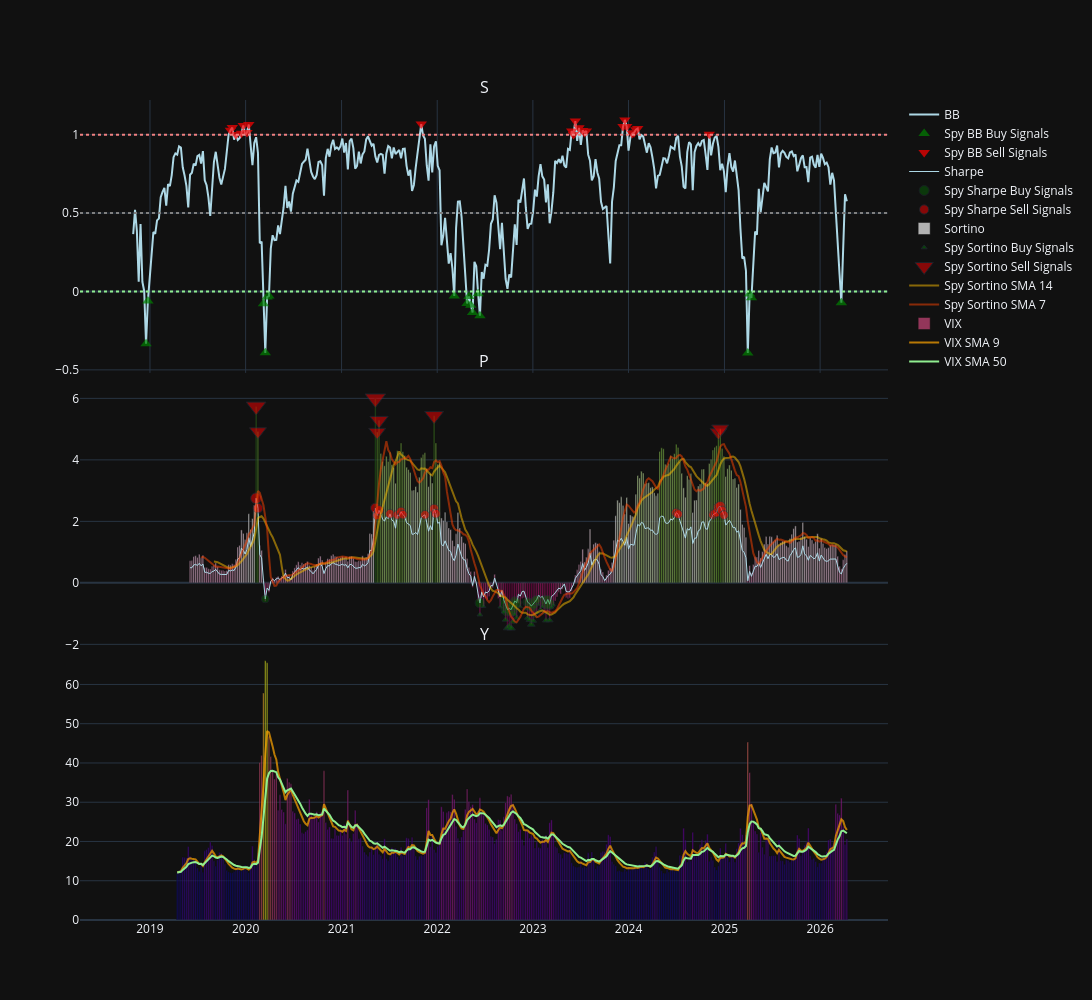

Here is the notebook cell this chart was saved with:
### Markdown cell above
Figure Spy Weekly

### Code cell
fig_spy_weekly = make_subplots(
    rows=3, cols=1,
    shared_xaxes=True,
    vertical_spacing=0.0008,
    subplot_titles=('SPY Weekly'),
    row_width=[1.0, 1.0, 1.0]
)

'''fig_spy_weekly.add_trace(go.Candlestick(
    x=spy_weekly_df.index,
    open=spy_weekly_df['Open']['SPY'],
    high=spy_weekly_df['High']['SPY'],
    low=spy_weekly_df['Low']['SPY'],
    close=spy_weekly_df['Close']['SPY'],
    name='SPY',

), row=1, col=1)

fig_spy_weekly.add_trace(go.Scatter(
    x=spy_weekly_df.index[spy_buy_confirmed_weekly],
    y=spy_weekly_df['Close']['SPY'][spy_buy_confirmed_weekly],
    mode='markers',
    marker=dict(size=15,
                color='#00BFFF',
                symbol='star'),
    showlegend=True,
    name='SPY Buy Confirmed Weekly'
), row=1, col=1)

fig_spy_weekly.add_trace(go.Scatter(
    x=spy_weekly_df.index[spy_sell_confirmed_weekly],
    y=spy_weekly_df['Close']['SPY'][spy_sell_confirmed_weekly],
    mode='markers',
    marker=dict(size=15,
                color='#FFFF00',
                colorscale='PuRd',
                symbol='star'),
    showlegend=True,
    name='SPY Sell Confirmed Weekly'
), row=1, col=1)

fig_spy_weekly.add_trace(go.Scatter(
    x=spy_weekly_df.index[spy_buy_combined_weekly],
    y=spy_weekly_df['Close']['SPY'][spy_buy_combined_weekly],
    mode='markers',
    marker=dict(size=15,
                color='blue',
                colorscale='PuRd',
                symbol='arrow-up'),
    opacity=0.7,
    showlegend=True,
    name='Spy Buy Combined Signals'
), row=1, col=1)

fig_spy_weekly.add_trace(go.Scatter(
    x=spy_weekly_df.index[spy_sell_combined_weekly],
    y=spy_weekly_df['Close']['SPY'][spy_sell_combined_weekly],
    mode='markers',
    marker=dict(size=15,
                color='red',
                colorscale='PuRd',
                symbol='arrow-down'),
    opacity=0.7,
    showlegend=True,
    name='Spy Sell Combined Signals'
), row=1, col=1)'''

#---------------------------RSI------------------------#

'''fig_spy_weekly.add_trace(go.Scatter(
    x=spy_weekly_rsi_values.index,
    y=spy_weekly_rsi_values,
    line=dict(color='lightblue', width=2),
    showlegend=True,
    name='RSI'
), row=2, col=1)

fig_spy_weekly.add_trace(go.Scatter(
    x=spy_weekly_rsi_values[spy_weekly_rsi_buy].index,
    y=spy_weekly_rsi_values[spy_weekly_rsi_buy],
    mode='markers',
    marker=dict(size=10,
                color='green',
                symbol='triangle-up'),
    showlegend=True,
    opacity=0.7,
    name='Spy RSI Buy Signals'
), row=2, col=1)

fig_spy_weekly.add_trace(go.Scatter(
    x=spy_weekly_rsi_values[spy_weekly_rsi_sell].index,
    y=spy_weekly_rsi_values[spy_weekly_rsi_sell],
    mode='markers',
    marker=dict(size=10,
                color='red',
                symbol='triangle-down'),
    showlegend=True,
    opacity=0.7,
    name='Spy RSI Sell Signals'
), row=2, col=1)

fig_spy_weekly.add_trace(go.Scatter(
    x=spy_weekly_rsi_sma_20.index,
    y=spy_weekly_rsi_sma_20,
    line=dict(color='orange', width=2),
    opacity=0.7,
    showlegend=True,
    name='SMA 20'
), row=2, col=1)

#--------------------------STOCH RSI---------------------#

fig_spy_weekly.add_trace(go.Scatter(
    x=spy_weekly_rsi_values.index,
    y=spy_weekly_rsi_values,
    line=dict(color='lightblue', width=2),
    showlegend=True,
    name='RSI'
), row=3, col=1)

fig_spy_weekly.add_trace(go.Scatter(
    x=rsi_stochrsi_values_weekly['d'].index,
    y=rsi_stochrsi_values_weekly['d'],
    line=dict(color='lightcoral', width=2),
    showlegend=True,
    name='Spy StochRSI d'
), row=3, col=1)

fig_spy_weekly.add_trace(go.Scatter(
    x=rsi_stochrsi_values_weekly['d'][spy_rsi_stochrsi_buy].index,
    y=rsi_stochrsi_values_weekly['d'][spy_rsi_stochrsi_buy],
    mode='markers',
    marker=dict(size=10,
                color='green',
                symbol='triangle-up'),
    showlegend=True,
    opacity=0.7,
    name='Spy StochRSI Buy Signals'
), row=3, col=1)

fig_spy_weekly.add_trace(go.Scatter(
    x=rsi_stochrsi_values_weekly['d'][spy_rsi_stochrsi_sell].index,
    y=rsi_stochrsi_values_weekly['d'][spy_rsi_stochrsi_sell],
    mode='markers',
    marker=dict(size=10,
                color='red',
                symbol='triangle-down'),
    showlegend=True,
    opacity=0.7,
    name='Spy StochRSI Sell Signals'
), row=3, col=1)'''

#--------------------BB%B-----------------------#

fig_spy_weekly.add_trace(go.Scatter(
    x=spy_bb_values_weekly.index,
    y=spy_bb_values_weekly,
    line=dict(color='lightblue', width=2),
    showlegend=True,
    name='BB'
), row=1, col=1)

fig_spy_weekly.add_trace(go.Scatter(
    x=spy_bb_values_weekly[spy_bb_buy_weekly].index,
    y=spy_bb_values_weekly[spy_bb_buy_weekly],
    mode='markers',
    marker=dict(size=10,
                color='green',
                symbol='triangle-up'),
    showlegend=True,
    opacity=0.7,
    name='Spy BB Buy Signals'
), row=1, col=1)

fig_spy_weekly.add_trace(go.Scatter(
    x=spy_bb_values_weekly.index[spy_bb_sell_weekly],
    y=spy_bb_values_weekly[spy_bb_sell_weekly],
    mode='markers',
    marker=dict(size=10,
                color='red',
                symbol='triangle-down'),
    showlegend=True,
    opacity=0.7,
    name='Spy BB Sell Signals'
), row=1, col=1)

fig_btc_weekly.add_trace(go.Scatter(
    x=spy_bb_sma_20_weekly.index,
    y=spy_bb_sma_20_weekly,
    line=dict(color='orange', width=2),
    opacity=0.7,
    showlegend=True,
    name='BB SMA 20'
), row=1, col=1)

fig_spy_weekly.add_hline(y=0, line_dash="dot", line_color="lightgreen", row=1, col=1)
fig_spy_weekly.add_hline(y=0.50, line_dash="dot", line_color="gray", row=1, col=1)
fig_spy_weekly.add_hline(y=1, line_dash="dot", line_color="lightcoral", row=1, col=1)

#------------------------MACD------------------------#

'''fig_spy_weekly.add_trace(go.Scatter(
    x=spy_macd_values_weekly['macd'].index,
    y=spy_macd_values_weekly['macd'],
    line=dict(color='lightblue', width=1),
    showlegend=True,
    name='Spy MACD'
), row=5, col=1)

fig_spy_weekly.add_trace(go.Scatter(
    x=spy_macd_values_weekly['signal'].index,
    y=spy_macd_values_weekly['signal'],
    line=dict(color='red', width=1),
    opacity=0.7,
    showlegend=True,
    name='Spy MACD Signal'
), row=5, col=1)

fig_spy_weekly.add_trace(go.Bar(
    x=spy_macd_values_weekly['histogram'].index,
    y=spy_macd_values_weekly['histogram'],
    marker_color=spy_macd_values_weekly['histogram'],
    showlegend=True,
    name='Spy MACD Histogram'
), row=5, col=1)

fig_btc_weekly.add_trace(go.Scatter(
    x=spy_macd_values_weekly['macd'][spy_macd_buy_weekly].index,
    y=spy_macd_values_weekly['macd'][spy_macd_buy_weekly],
    mode='markers',
    marker=dict(size=12,
                color='green',
                symbol='triangle-up'),
    showlegend=True,
    opacity=0.7,
    name='MACD Buy Signals'
), row=5, col=1)

fig_btc_weekly.add_trace(go.Scatter(
    x=spy_macd_values_weekly['macd'][spy_macd_sell_weekly].index,
    y=spy_macd_values_weekly['macd'][spy_macd_sell_weekly],
    mode='markers',
    marker=dict(size=12,
                color='red',
                symbol='triangle-down'),
    showlegend=True,
    opacity=0.7,
    name='Spy MACD Sell Signals'
), row=5, col=1)'''

#------------------------SHARPE-----------------------#


fig_spy_weekly.add_trace(go.Scatter(
    x=spy_sharpe_values.index,
    y=spy_sharpe_values,
    line=dict(color='lightblue', width=1),
    showlegend=True,
    name='Sharpe'
), row=2, col=1)

fig_spy_weekly.add_trace(go.Scatter(
    x=spy_sharpe_values[spy_sharpe_buy_weekly].index,
    y=spy_sharpe_values[spy_sharpe_buy_weekly],
    mode='markers',
    marker=dict(size=spy_sharpe_values[spy_sharpe_buy_weekly].abs()*15,
                color='green',
                symbol='circle'),

    showlegend=True,
    opacity=0.5,
    name='Spy Sharpe Buy Signals'
), row=2, col=1)

fig_spy_weekly.add_trace(go.Scatter(
    x=spy_sharpe_values[spy_sharpe_sell_weekly].index,
    y=spy_sharpe_values[spy_sharpe_sell_weekly],
    mode='markers',
    marker=dict(size=spy_sharpe_values[spy_sharpe_sell_weekly].abs()*4,
                color='red',
                symbol='circle'),

    showlegend=True,
    opacity=0.7,
    name='Spy Sharpe Sell Signals'
), row=2, col=1)

fig_btc_weekly.add_trace(go.Scatter(
    x=spy_sharpe_sma_20_weekly.index,
    y=spy_sharpe_sma_20_weekly,
    line=dict(color='purple', width=2),
    showlegend=True,
    opacity=0.7,
    name='Spy Sharpe SMA 20'
), row=2, col=1)

#------------------------SORTINO-----------------------#

fig_spy_weekly.add_trace(go.Bar(
    x=spy_sortino_values.index,
    y=spy_sortino_values,
    marker_color=spy_sortino_values,
    showlegend=True,
    opacity=0.7,
    name='Sortino'
), row=2, col=1)

fig_spy_weekly.add_trace(go.Scatter(
    x=spy_sortino_values[spy_sortino_buy_weekly].index,
    y=spy_sortino_values[spy_sortino_buy_weekly],
    mode='markers',
    marker=dict(size=spy_sortino_values[spy_sortino_buy_weekly].abs()*5,
                color='green',
                symbol='triangle-up'),

    showlegend=True,
    opacity=0.7,
    name='Spy Sortino Buy Signals'
), row=2, col=1)

fig_spy_weekly.add_trace(go.Scatter(
    x=spy_sortino_values[spy_sortino_sell_weekly].index,
    y=spy_sortino_values[spy_sortino_sell_weekly],
    mode='markers',
    marker=dict(size=spy_sortino_values[spy_sortino_sell_weekly].abs()*3,
                color='red',
                symbol='triangle-down'),
    showlegend=True,
    opacity=0.7,
    name='Spy Sortino Sell Signals'
), row=2, col=1)

fig_spy_weekly.add_trace(go.Scatter(
    x=spy_sortino_sma_14_weekly.index,
    y=spy_sortino_sma_14_weekly,
    line=dict(color='#FFBF00', width=2),
    showlegend=True,
    opacity=0.5,
    name='Spy Sortino SMA 14'
), row=2, col=1)

fig_spy_weekly.add_trace(go.Scatter(
    x=spy_sortino_sma_7_weekly.index,
    y=spy_sortino_sma_7_weekly,
    line=dict(color='#FF4500', width=2),
    showlegend=True,
    opacity=0.5,
    name='Spy Sortino SMA 7'
), row=2, col=1)

#------------------------VIX----------------------#

fig_spy_weekly.add_trace(go.Bar(
    x=vix.index,
    y=vix,
    marker_color=vix,
    showlegend=True,
    opacity=0.7,
    name='VIX'
), row=3, col=1)

fig_spy_weekly.add_trace(go.Scatter(
    x=vix_sma_9.index,
    y=vix_sma_9,
    marker_color='orange',
    showlegend=True,
    opacity=0.7,
    name='VIX SMA 9'
), row=3, col=1)

fig_spy_weekly.add_trace(go.Scatter(
    x=vix_sma_20.index,
    y=vix_sma_20,
    marker_color='lightgreen',
    showlegend=True,
    name='VIX SMA 50'
), row=3, col=1)

fig_spy_weekly.update_layout(xaxis_rangeslider_visible=False, template='plotly_dark', height=1000, width=1400)

### Figure 1 — Plotly figure (JSON) as saved in the notebook; plotly's stock layout.template omitted (floating-point values rounded to 4 significant figures; data arrays with more than 128 entries replaced by an {"elided": "..."} marker saying what was removed)
{"data": [{"line": {"color": "lightblue", "width": 2}, "name": "BB", "showlegend": true, "type": "scatter", "x": {"elided": "419 str values"}, "xaxis": "x", "y": {"elided": "419 float values"}, "yaxis": "y"}, {"marker": {"color": "green", "size": 10, "symbol": "triangle-up"}, "mode": "markers", "name": "Spy BB Buy Signals", "opacity": 0.7, "showlegend": true, "type": "scatter", "x": ["2018-12-17T00:00:00", "2018-12-24T00:00:00", "2020-03-09T00:00:00", "2020-03-16T00:00:00", "2020-03-23T00:00:00", "2020-03-30T00:00:00", "2022-03-07T00:00:00", "2022-04-25T00:00:00", "2022-05-02T00:00:00", "2022-05-09T00:00:00", "2022-05-16T00:00:00", "2022-06-06T00:00:00", "2022-06-13T00:00:00", "2025-03-31T00:00:00", "2025-04-07T00:00:00", "2025-04-14T00:00:00", "2026-03-23T00:00:00"], "xaxis": "x", "y": [-0.333, -0.0612, -0.07894, -0.3916, -0.0354, -0.02891, -0.02847, -0.07621, -0.03225, -0.08763, -0.1345, -0.01396, -0.1544, -0.3924, -0.01559, -0.04044, -0.07118], "yaxis": "y"}, {"marker": {"color": "red", "size": 10, "symbol": "triangle-down"}, "mode": "markers", "name": "Spy BB Sell Signals", "opacity": 0.7, "showlegend": true, "type": "scatter", "x": ["2019-11-04T00:00:00", "2019-11-11T00:00:00", "2019-11-25T00:00:00", "2019-12-16T00:00:00", "2019-12-23T00:00:00", "2020-01-06T00:00:00", "2020-01-13T00:00:00", "2021-11-01T00:00:00", "2023-05-29T00:00:00", "2023-06-05T00:00:00", "2023-06-12T00:00:00", "2023-06-26T00:00:00", "2023-07-10T00:00:00", "2023-07-17T00:00:00", "2023-07-24T00:00:00", "2023-12-11T00:00:00", "2023-12-18T00:00:00", "2023-12-25T00:00:00", "2024-01-15T00:00:00", "2024-01-22T00:00:00", "2024-01-29T00:00:00", "2024-02-05T00:00:00", "2024-11-04T00:00:00"], "xaxis": "x", "y": [1.028, 1.045, 1.001, 1.009, 1.058, 1.013, 1.065, 1.068, 1.023, 1.001, 1.087, 1.044, 1.027, 1.014, 1.023, 1.052, 1.094, 1.053, 1.007, 1.012, 1.032, 1.04, 1.003], "yaxis": "y"}, {"line": {"color": "lightblue", "width": 1}, "name": "Sharpe", "showlegend": true, "type": "scatter", "x": {"elided": "418 str values"}, "xaxis": "x2", "y": {"elided": "418 float values"}, "yaxis": "y2"}, {"marker": {"color": "green", "size": [7.842, 9.832, 8.334, 10.69, 13.06, 12.54, 13.06, 10.95, 8.819, 9.726, 9.483, 10.07, 11.35, 10.31, 8.913, 8.085, 8.228, 10.32, 8.058, 10.41], "symbol": "circle"}, "mode": "markers", "name": "Spy Sharpe Buy Signals", "opacity": 0.5, "showlegend": true, "type": "scatter", "x": ["2020-03-16T00:00:00", "2022-06-13T00:00:00", "2022-09-12T00:00:00", "2022-09-19T00:00:00", "2022-09-26T00:00:00", "2022-10-03T00:00:00", "2022-10-10T00:00:00", "2022-10-17T00:00:00", "2022-10-24T00:00:00", "2022-10-31T00:00:00", "2022-12-12T00:00:00", "2022-12-19T00:00:00", "2022-12-26T00:00:00", "2023-01-02T00:00:00", "2023-01-09T00:00:00", "2023-01-16T00:00:00", "2023-02-13T00:00:00", "2023-02-20T00:00:00", "2023-02-27T00:00:00", "2023-03-06T00:00:00"], "xaxis": "x2", "y": [-0.5228, -0.6554, -0.5556, -0.7124, -0.8707, -0.8357, -0.8706, -0.7297, -0.588, -0.6484, -0.6322, -0.6712, -0.7569, -0.6876, -0.5942, -0.539, -0.5486, -0.6879, -0.5372, -0.6942], "yaxis": "y2"}, {"marker": {"color": "red", "size": [11.01, 9.718, 9.736, 8.769, 9.445, 8.982, 8.841, 9.257, 8.87, 8.854, 9.619, 9.003, 9.128, 8.943, 8.861, 9.038, 9.146, 9.829, 9.976, 9.38, 8.819], "symbol": "circle"}, "mode": "markers", "name": "Spy Sharpe Sell Signals", "opacity": 0.7, "showlegend": true, "type": "scatter", "x": ["2020-02-10T00:00:00", "2020-02-17T00:00:00", "2021-05-10T00:00:00", "2021-05-17T00:00:00", "2021-05-24T00:00:00", "2021-07-05T00:00:00", "2021-08-02T00:00:00", "2021-08-16T00:00:00", "2021-08-23T00:00:00", "2021-11-15T00:00:00", "2021-12-20T00:00:00", "2021-12-27T00:00:00", "2024-07-01T00:00:00", "2024-07-08T00:00:00", "2024-11-18T00:00:00", "2024-11-25T00:00:00", "2024-12-02T00:00:00", "2024-12-09T00:00:00", "2024-12-16T00:00:00", "2024-12-23T00:00:00", "2024-12-30T00:00:00"], "xaxis": "x2", "y": [2.751, 2.429, 2.434, 2.192, 2.361, 2.245, 2.21, 2.314, 2.218, 2.214, 2.405, 2.251, 2.282, 2.236, 2.215, 2.259, 2.287, 2.457, 2.494, 2.345, 2.205], "yaxis": "y2"}, {"marker": {"color": {"elided": "418 float values"}}, "name": "Sortino", "opacity": 0.7, "showlegend": true, "type": "bar", "x": {"elided": "418 str values"}, "xaxis": "x2", "y": {"elided": "418 float values"}, "yaxis": "y2"}, {"marker": {"color": "green", "size": [5.167, 3.847, 3.933, 4.709, 5.987, 7.337, 7.059, 7.373, 6.307, 5.162, 5.669, 3.872, 4.228, 5.688, 6.028, 6.773, 6.157, 5.359, 4.847, 3.558, 4.289, 3.855, 4.847, 6.105, 4.754, 6.092, 3.949, 3.614], "symbol": "triangle-up"}, "mode": "markers", "name": "Spy Sortino Buy Signals", "opacity": 0.7, "showlegend": true, "type": "scatter", "x": ["2022-06-13T00:00:00", "2022-06-27T00:00:00", "2022-08-29T00:00:00", "2022-09-12T00:00:00", "2022-09-19T00:00:00", "2022-09-26T00:00:00", "2022-10-03T00:00:00", "2022-10-10T00:00:00", "2022-10-17T00:00:00", "2022-10-24T00:00:00", "2022-10-31T00:00:00", "2022-11-14T00:00:00", "2022-12-05T00:00:00", "2022-12-12T00:00:00", "2022-12-19T00:00:00", "2022-12-26T00:00:00", "2023-01-02T00:00:00", "2023-01-09T00:00:00", "2023-01-16T00:00:00", "2023-01-23T00:00:00", "2023-01-30T00:00:00", "2023-02-06T00:00:00", "2023-02-13T00:00:00", "2023-02-20T00:00:00", "2023-02-27T00:00:00", "2023-03-06T00:00:00", "2023-03-13T00:00:00", "2023-03-20T00:00:00"], "xaxis": "x2", "y": [-1.033, -0.7694, -0.7866, -0.9417, -1.197, -1.467, -1.412, -1.475, -1.261, -1.032, -1.134, -0.7744, -0.8455, -1.138, -1.206, -1.355, -1.231, -1.072, -0.9694, -0.7117, -0.8577, -0.771, -0.9694, -1.221, -0.9509, -1.218, -0.7898, -0.7228], "yaxis": "y2"}, {"marker": {"color": "red", "size": [17.22, 14.78, 17.99, 14.72, 15.86, 16.31, 14.68, 15.03], "symbol": "triangle-down"}, "mode": "markers", "name": "Spy Sortino Sell Signals", "opacity": 0.7, "showlegend": true, "type": "scatter", "x": ["2020-02-10T00:00:00", "2020-02-17T00:00:00", "2021-05-10T00:00:00", "2021-05-17T00:00:00", "2021-05-24T00:00:00", "2021-12-20T00:00:00", "2024-12-09T00:00:00", "2024-12-16T00:00:00"], "xaxis": "x2", "y": [5.739, 4.925, 5.998, 4.905, 5.286, 5.437, 4.893, 5.011], "yaxis": "y2"}, {"line": {"color": "#FFBF00", "width": 2}, "name": "Spy Sortino SMA 14", "opacity": 0.5, "showlegend": true, "type": "scatter", "x": {"elided": "418 str values"}, "xaxis": "x2", "y": {"elided": "418 float values"}, "yaxis": "y2"}, {"line": {"color": "#FF4500", "width": 2}, "name": "Spy Sortino SMA 7", "opacity": 0.5, "showlegend": true, "type": "scatter", "x": {"elided": "418 str values"}, "xaxis": "x2", "y": {"elided": "418 float values"}, "yaxis": "y2"}, {"marker": {"color": {"elided": "366 float values"}}, "name": "VIX", "opacity": 0.7, "showlegend": true, "type": "bar", "x": {"elided": "366 str values"}, "xaxis": "x3", "y": {"elided": "366 float values"}, "yaxis": "y3"}, {"marker": {"color": "orange"}, "name": "VIX SMA 9", "opacity": 0.7, "showlegend": true, "type": "scatter", "x": {"elided": "366 str values"}, "xaxis": "x3", "y": {"elided": "366 float values"}, "yaxis": "y3"}, {"marker": {"color": "lightgreen"}, "name": "VIX SMA 50", "showlegend": true, "type": "scatter", "x": {"elided": "366 str values"}, "xaxis": "x3", "y": {"elided": "366 float values"}, "yaxis": "y3"}], "layout": {"annotations": [{"font": {"size": 16}, "showarrow": false, "text": "S", "x": 0.5, "xanchor": "center", "xref": "paper", "y": 1, "yanchor": "bottom", "yref": "paper"}, {"font": {"size": 16}, "showarrow": false, "text": "P", "x": 0.5, "xanchor": "center", "xref": "paper", "y": 0.6664, "yanchor": "bottom", "yref": "paper"}, {"font": {"size": 16}, "showarrow": false, "text": "Y", "x": 0.5, "xanchor": "center", "xref": "paper", "y": 0.3328, "yanchor": "bottom", "yref": "paper"}], "height": 1000, "shapes": [{"line": {"color": "lightgreen", "dash": "dot"}, "type": "line", "x0": 0, "x1": 1, "xref": "x domain", "y0": 0, "y1": 0, "yref": "y"}, {"line": {"color": "gray", "dash": "dot"}, "type": "line", "x0": 0, "x1": 1, "xref": "x domain", "y0": 0.5, "y1": 0.5, "yref": "y"}, {"line": {"color": "lightcoral", "dash": "dot"}, "type": "line", "x0": 0, "x1": 1, "xref": "x domain", "y0": 1, "y1": 1, "yref": "y"}], "width": 1400, "xaxis": {"anchor": "y", "domain": [0, 1], "matches": "x3", "rangeslider": {"visible": false}, "showticklabels": false}, "xaxis2": {"anchor": "y2", "domain": [0, 1], "matches": "x3", "showticklabels": false}, "xaxis3": {"anchor": "y3", "domain": [0, 1]}, "yaxis": {"anchor": "x", "domain": [0.6672, 1]}, "yaxis2": {"anchor": "x2", "domain": [0.3336, 0.6664]}, "yaxis3": {"anchor": "x3", "domain": [0, 0.3328]}}}
